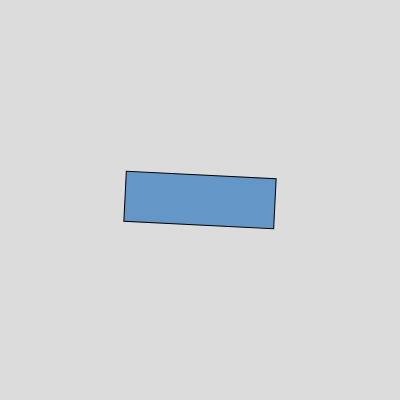
Frame 1 (no input)
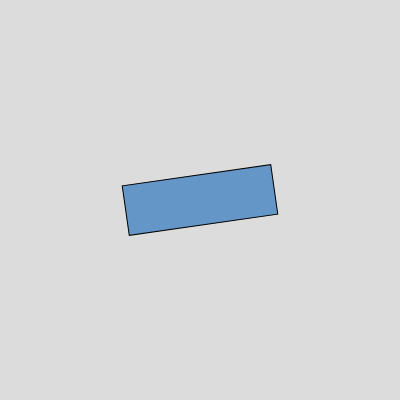
Frame 60 (no input)
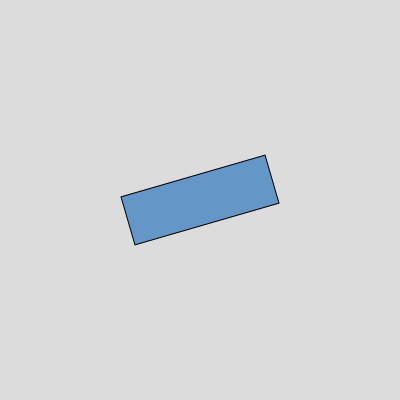
Frame 120 (the mouse pressed at the canvas centre since frame 60)

The p5.js sketch that drew these frames (run headless with seeded random() and noise() and a simulated clock; from frame 60 on, the mouse is pressed at the canvas centre):

// p5.js sketch
// ── sketch.js
function setup() {
  createCanvas(400, 400);
  rectMode(CENTER);
}

function draw() {
  background(220);
  translate(width / 2, height / 2); // move origin to center
  rotate(frameCount * 0.05);       //rotate over time
  fill(100, 150, 200);
  rect(0, 0, 150, 50);
}
